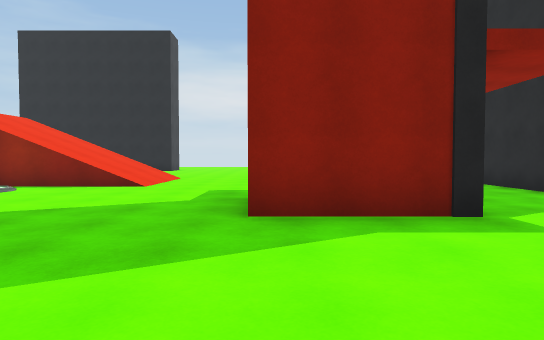
view 1 (above)

24 first-person views from a walk through a Unity game level. The camera is 1.3 m above the floor, tilts 2° down and sees 75° across. The floor is counted in squares, 2 m on a side. Each view is taken from the middle of a square. On the plan, view 1 faces up. The plan holds only what a view shows up to about 10 squares ahead; the rest is blank. The place goes on beyond the plan. Some animated figures are left out.

view 2
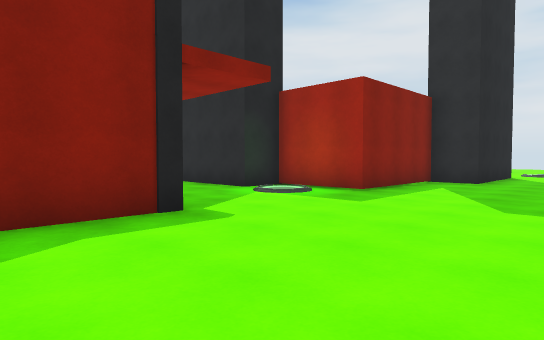

view 3
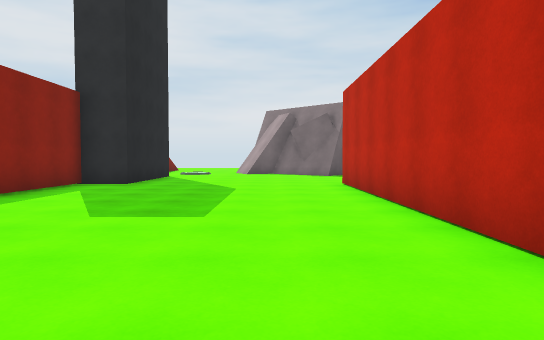

view 4
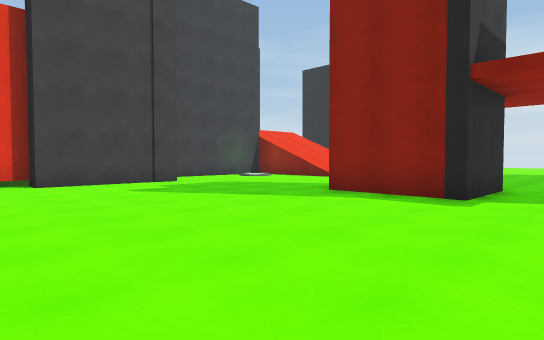

view 5
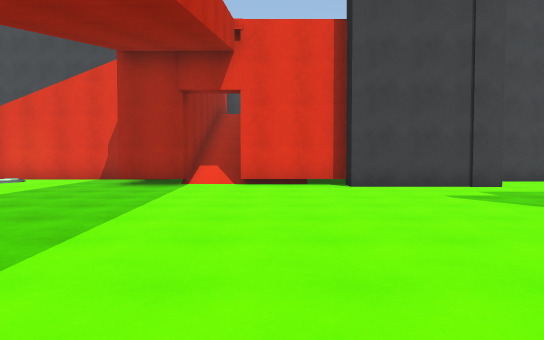

view 6
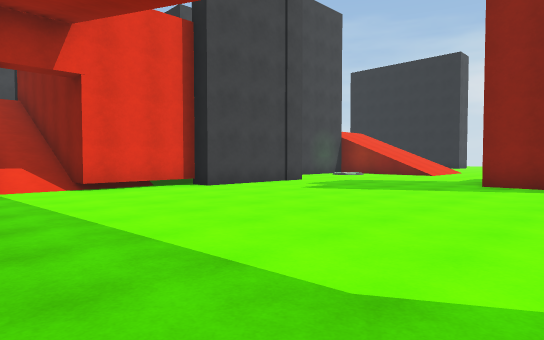

view 7
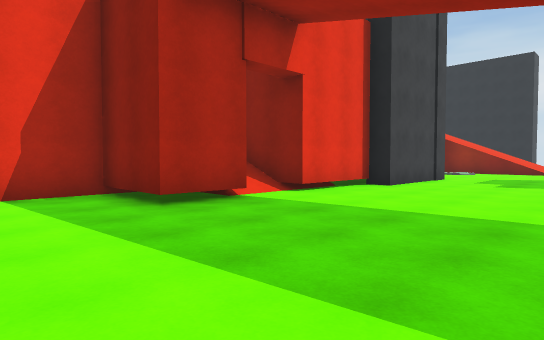

view 8
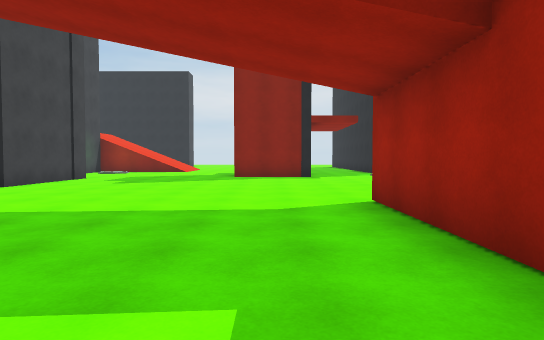

view 9
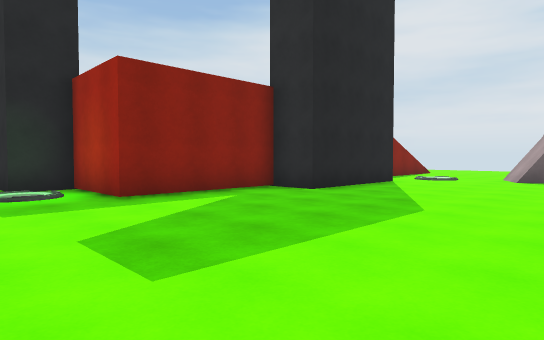

view 10
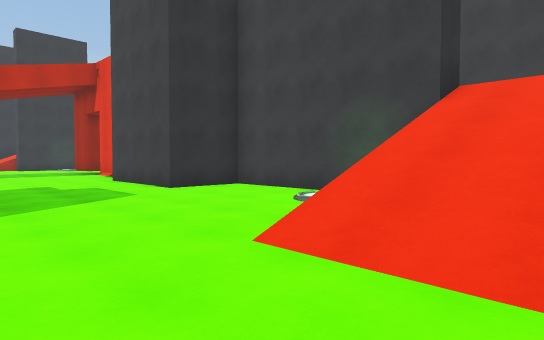

view 11
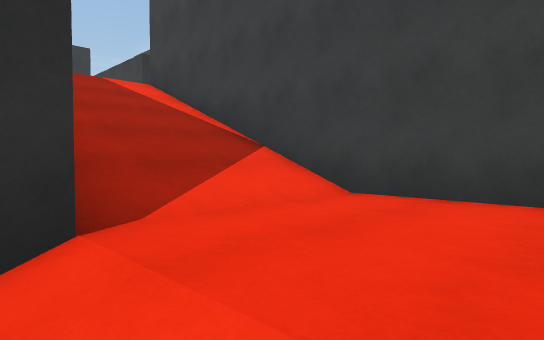

view 12
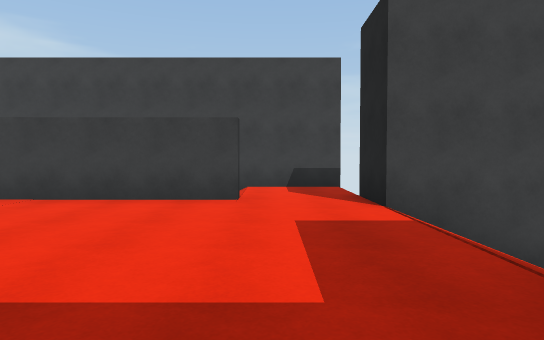

view 13
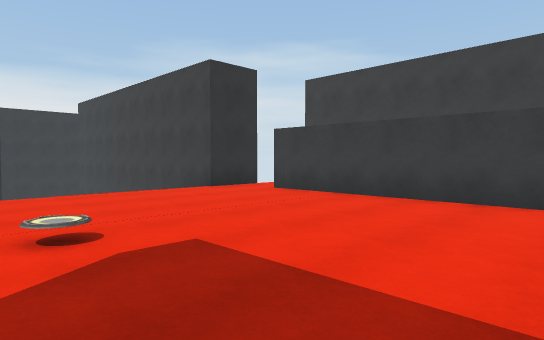

view 14
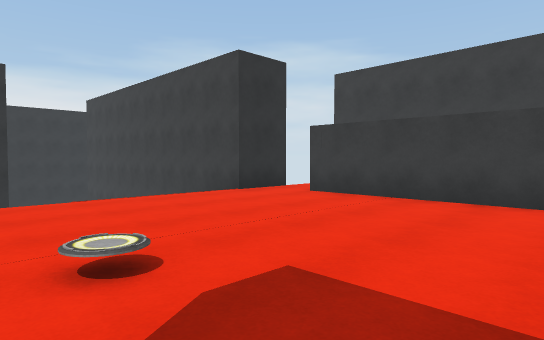

view 15
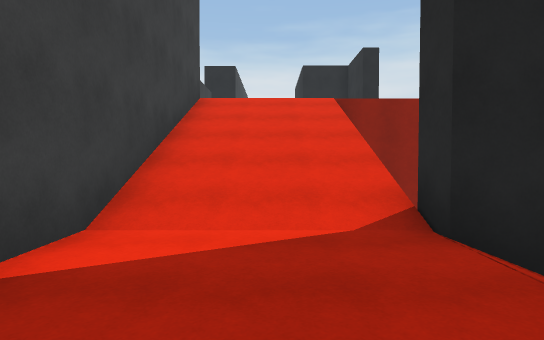

view 16
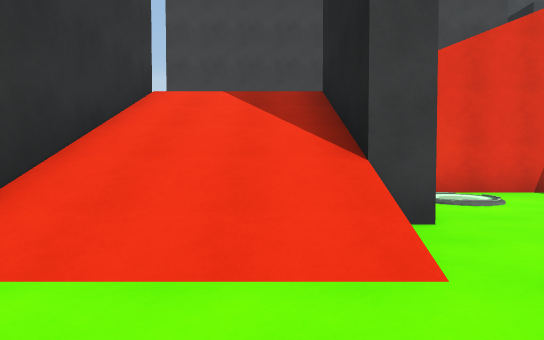

view 17
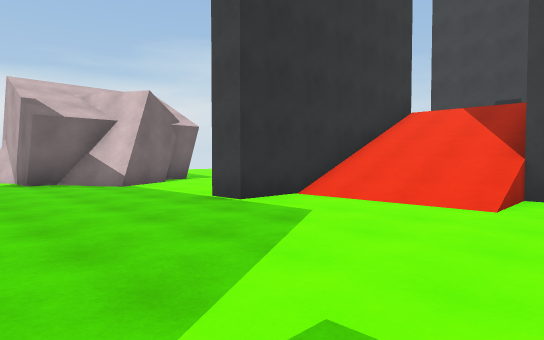

view 18
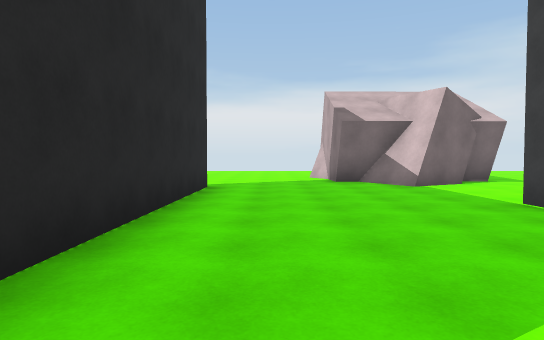

view 19
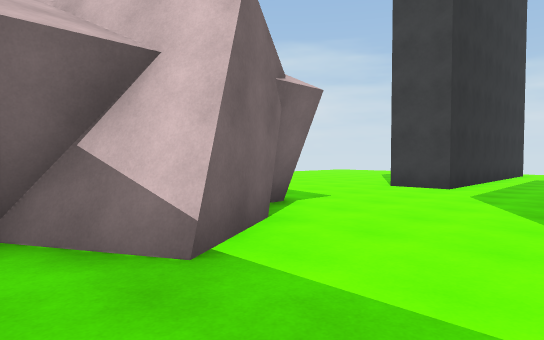

view 20
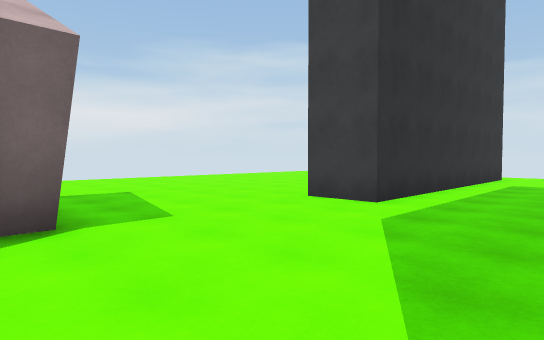

view 21
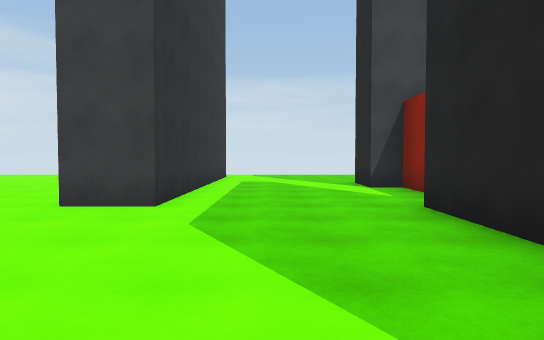

view 22
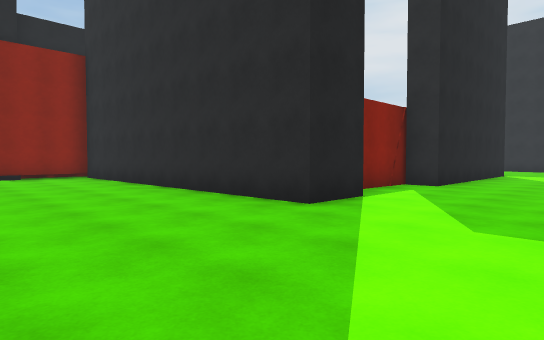

view 23
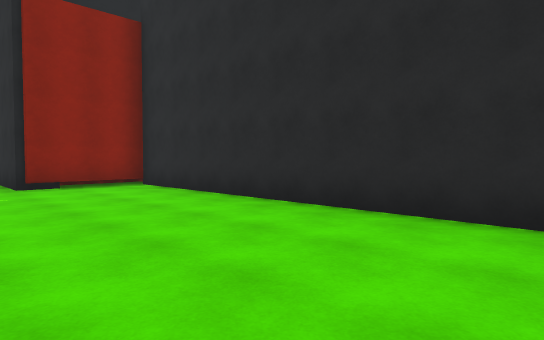

view 24
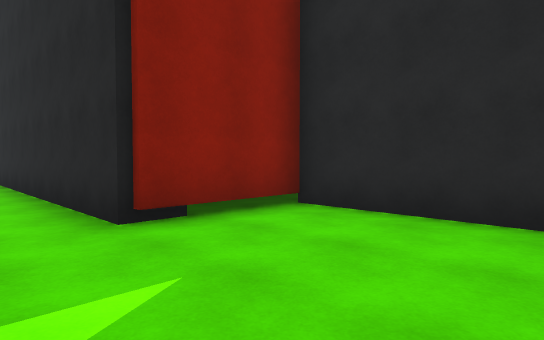

### Floor plan
Key: @ floor where view 1 was taken; # wall or solid block; . main floor; : floor 3.75 m higher than the main floor; + floor 4.5 m higher than the main floor; * floor 7.75 m higher than the main floor; / step, stairs or slope; = window, fence, low wall or low ledge; v drop or lower ground.
Columns run from 16 left of view 1 to 11 right of it. Each row starts with its distance up from view 1.
 10       ::://///..
  9      #::://///..      #
  8      #:::##v=/..  .. .#
  7      #///# /....  ....#
  6      #///#/.....  #....
  5      #///#......  #....
  4      #// #......###....+++
  3     ##///###..............##
  2   #******* #................
  1   #********#................
  0  .#/#******#....@...........
 -1  .# #******.................
 -2  .# #******.................
 -3  .#  //////........++++++/..
 -4  .###//////........
 -5 ..#********........
 -6 ....##///..........
 -7 ....##///..........
 -8 ....##///....... .
 -9 ....##/////..
-10 ....##///..........
-11 ....##:::###=/......
-12 ....##::://///......#
-13 ....##::://///......#
-14 ....##////////......#
-15 .........######.....#
-16 ....................#
-17 ....................#
-18 ...............#....
-19   #######....###....
-20        ......####...
-21       .......   #
-22       .......   #

Positions as (right, up) in squares from view 1, and headings:
1: (0, 0), facing up
2: (0, 0), facing up-right
3: (1, -1), facing right
4: (4, -2), facing up-left
5: (3, -2), facing left
6: (2, -5), facing up-left
7: (-1, -8), facing up-left
8: (1, -8), facing up
9: (4, -2), facing up-right
10: (-1, 10), facing down-left
11: (-7, 10), facing down-left
12: (-6, 1), facing left
13: (-6, 1), facing down-left
14: (-6, 0), facing down-left
15: (-9, -14), facing up
16: (-1, -12), facing left
17: (2, -10), facing down-left
18: (2, -10), facing down
19: (0, -16), facing down-left
20: (-3, -16), facing down-left
21: (-3, -17), facing left
22: (-16, -18), facing up-right
23: (-16, -14), facing up-right
24: (-16, -9), facing up-right
